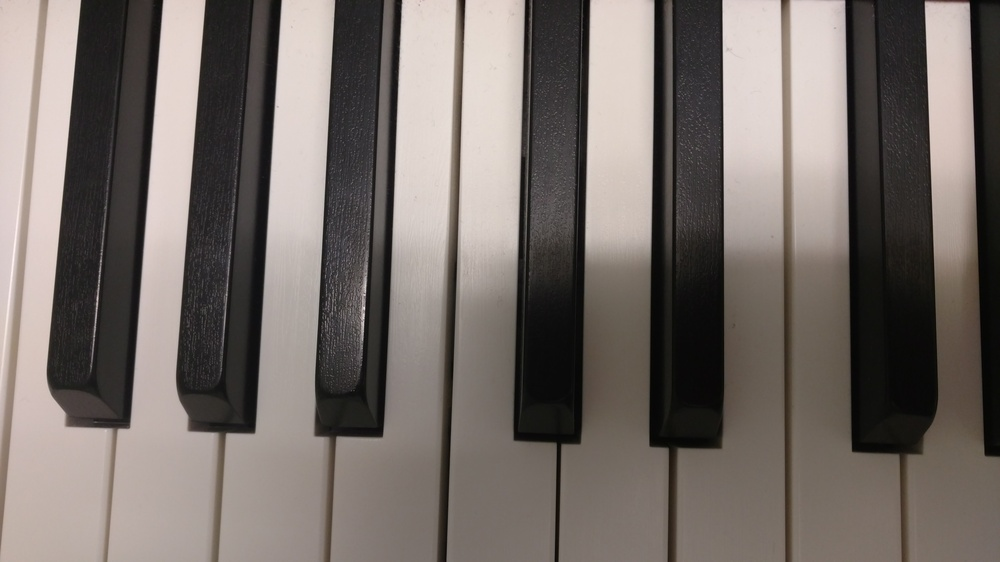
#> input picture cv_stuff/pianopic.jpg, 1000 x 562 px, shrunk from 5344 x 3006 before the run
$ python kmeans_seg.py --image pianopic.jpg
#> lines starting #> are read from the running program, lines starting #| are printed output that depends on the picture; long printed decimals are rounded
#> further down, image is the input picture: shape (562, 1000, 3); mean B, G, R 104.7, 109.4, 117.6
#!/usr/bin/env python

"""
the Kmeans segmentation i found on line, used by Kmeans Extractor
"""


import cv2
import numpy as np

class Segment:
    def __init__(self,segments=5):
        #define number of segments, with default 5
        self.segments=segments

    def kmeans(self,image):
        image=cv2.GaussianBlur(image,(7,7),0)
        HSV_img = cv2.cvtColor(image, cv2.COLOR_BGR2HSV)
#> HSV_img: shape (562, 1000, 3); mean H, S, V 26.9, 30.5, 117.6
        image = HSV_img
        hue = HSV_img[0]
#> hue = 1000 rows, first 8: [4, 25, 212], [4, 25, 212], [5, 26, 213], [7, 28, 213], [6, 29, 213], [7, 30, 213], [8, 31, 213], [7, 30, 212]
        hue = np.float32(HSV_img)
#> hue: shape (562, 1000, 3) float32; mean H, S, V 26.9, 30.5, 117.7
        hue = HSV_img
        #image =cv2.cvtColor(image,cv2.COLOR_BGR2HSV)
        #h,s,v = cv2.split(image)
        vectorized=hue.reshape(-1,3)
        #vectorized = h
        vectorized=np.float32(vectorized)
        criteria=(cv2.TERM_CRITERIA_EPS + cv2.TERM_CRITERIA_MAX_ITER, 5, 1.0)
        ret,label,center=cv2.kmeans(vectorized,self.segments,None,criteria,10,cv2.KMEANS_RANDOM_CENTERS)
#> ret = 300075377; center = [[9.48, 23.21, 204.4], [23.32, 61.92, 27.28], [12.84, 40.14, 117.9], [159.5, 18.15, 45.88], [11.6, 23.89, 40.96]]
        res = center[label.flatten()]
        print(center[0])
#| [  9.482   23.210 204.445 ]
        segmented_image = res.reshape((image.shape))
#> segmented_image: shape (562, 1000, 3) float32; mean H, S, V 26.9, 30.4, 116.9
        return label.reshape((image.shape[0],image.shape[1])),segmented_image.astype(np.uint8)


    def extractComponent(self,image,label_image,label):
        component=np.zeros(image.shape,np.uint8)
        component[label_image==label]=image[label_image==label]
        return component

if __name__=="__main__":
    import argparse
    import sys
    ap = argparse.ArgumentParser()
    ap.add_argument("-i", "--image", required = True, help = "Path to the image")
    ap.add_argument("-n", "--segments", required = False, type = int,
        help = "# of clusters")
    args = vars(ap.parse_args())

    image=cv2.imread(args["image"])
    if len(sys.argv)==3:

        seg = Segment()
        label,result= seg.kmeans(image)
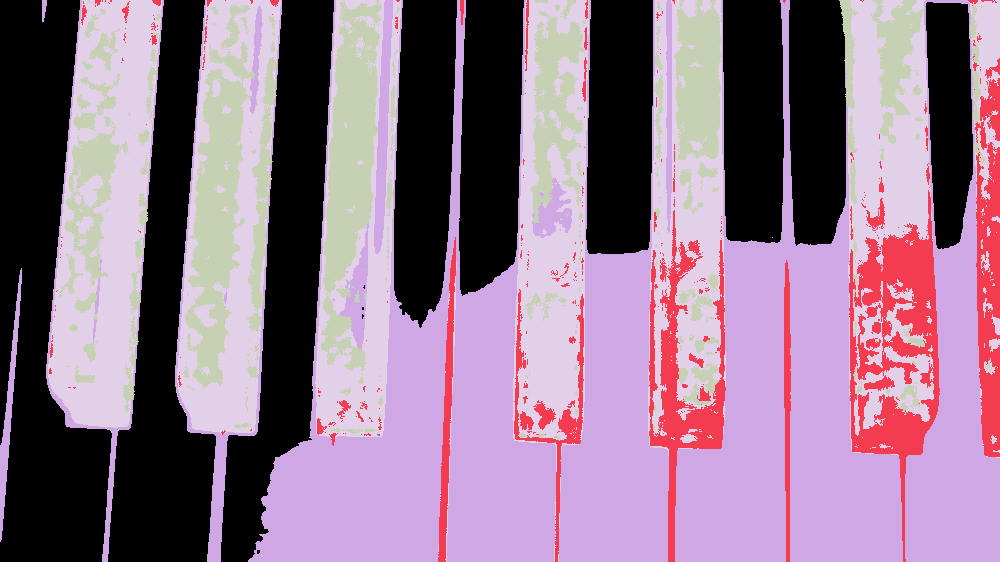
#> label: shape (562, 1000) int32; 5 distinct labels, from 0 to 4; one colour per label, 0 black
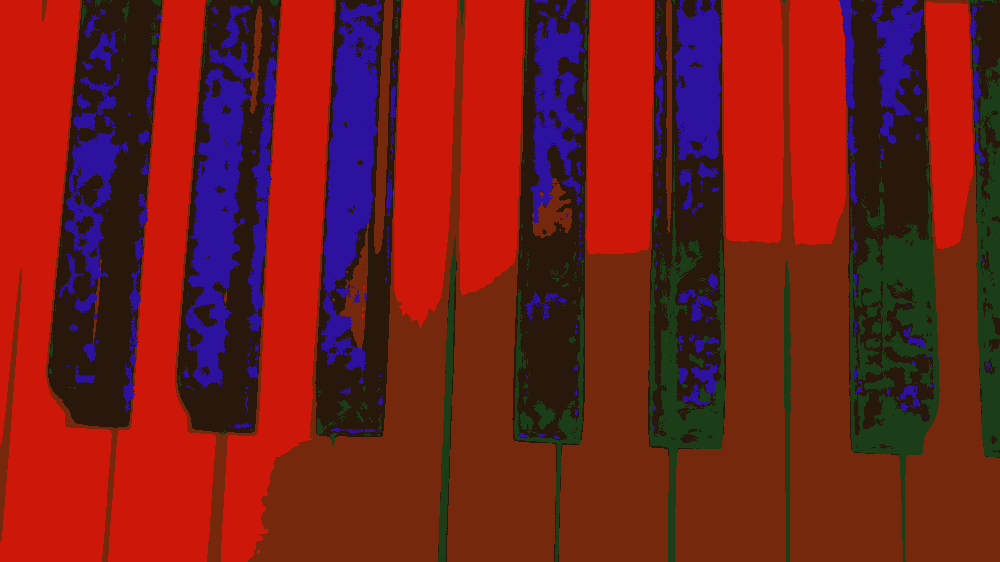
#> result: shape (562, 1000, 3); mean B, G, R 26.2, 30.1, 116.9
    else:
        seg=Segment(args["segments"])
        label,result=seg.kmeans(image)
    #cv2.imwrite("/home/lie/Desktop/segmented.jpeg",result)
    result=seg.extractComponent(image,label,0)
#> in extractComponent, `component[label_image==label]=image[label_image==label]`:
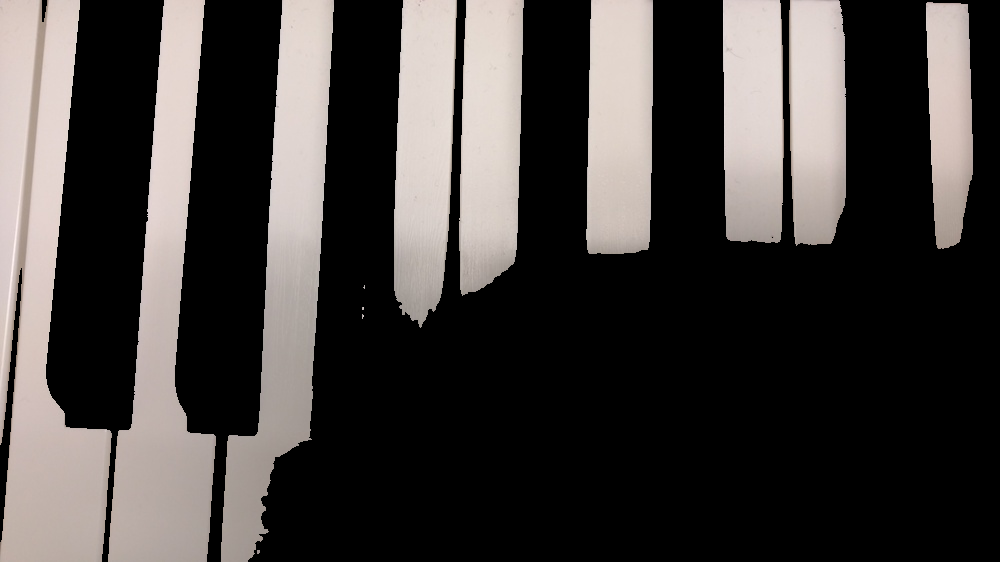
#> component: shape (562, 1000, 3); mean B, G, R 61.6, 63.5, 67.6
    cv2.imwrite("/home/super/Desktop/compsci/ML/kmeans_outputs/kmeansResult.jpg",result)
    #cv2.imshow("extracted",result)
    #cv2.waitKey(0)
